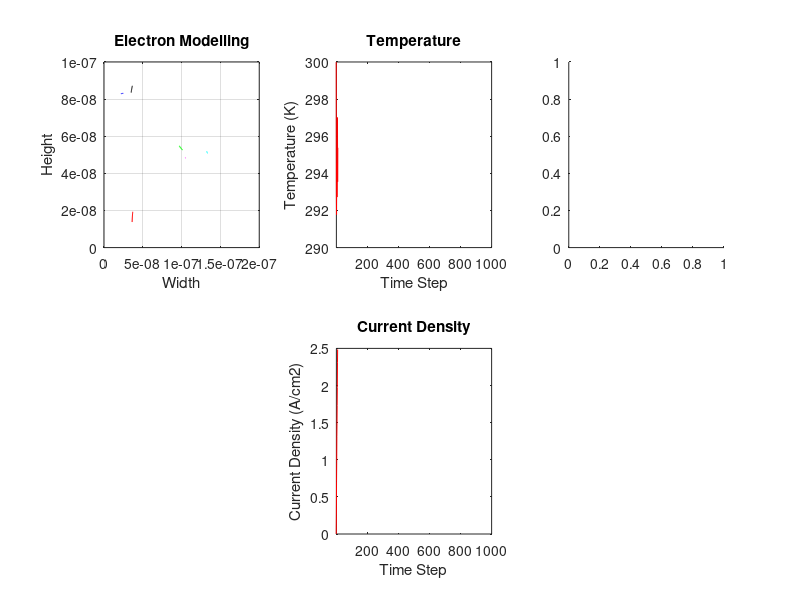

Source code (MATLAB): (Note: this script raises an error after producing the figure.)
clear
clc

% Variables
global C

C.m0 = 9.11e-31;         % rest mass of electron
C.mn = 0.26*C.m0;        % effective mass of electron
C.k = 1.381e-23;         % Boltzmann constant
C.q = 1.6023e-19;         % charge of electron

width = 200e-9;          % width of region
height = 100e-9;         % height of region
T = 300;                 % temperature
v_th = sqrt((C.k * T )/ C.mn); % thermal velocity
tau_mn = 0.2e-12;       % mean time between collisions
lambda = v_th * tau_mn; % mean free path
voltage_x = 0.1;        % applied voltage in x
voltage_y = 0;          % applied voltage in y
time_interval = 5e-15;  % time between steps in seconds

n = 1000;             % number of electrons simulated
steps = 1000;         % number of steps simulated

% Electron Simulation
% Vector Setup
electrons_x = rand(1, n)*width;
electrons_y = rand(1, n)*height;
electrons_vx = (v_th/sqrt(2)).*randn(1, n);
electrons_vy = (v_th/sqrt(2)).*randn(1, n);

new_electrons_x = zeros(1, n);
new_electrons_y = zeros(1, n);
old_z = 0;
old_temperature = 300;
old_current_density = 0;

% Scattering Setup
p_scat = 1-exp(-time_interval/tau_mn);

% Temperature Distribution Setup
temperature_matrix = zeros(11, 11);

% Electric Field Setup/Calculation
electric_field_x = voltage_x/width;
electric_field_y = voltage_y/height;
fprintf('We can calculate E using the equation E = V/d\n');
fprintf('Vx = %3.3d, d = %3.3d\n', voltage_x, width);
fprintf('Vy = %3.3d, d = %3.3d\n', voltage_y, height);
fprintf('The electric field on the electrons in the x direction is %3.3dV/m\n', electric_field_x);
fprintf('The electric field on the electrons in the y direction is %3.3dV/m\n\n', electric_field_y);

% Electric Field Force Calculation
force_x = electric_field_x*C.q;
force_y = electric_field_y*C.q;
fprintf('We can calculate the force on each electron with the equation F = E*q\n');
fprintf('Ex = %3.3d, q = %3.3d\n', electric_field_x, C.q);
fprintf('Ey = %3.3d, q = %3.3d\n', electric_field_y, C.q);
fprintf('The force on each electron in the x direction is %3.3dN\n', force_x);
fprintf('The force on each electron in the y direction is %3.3dN\n\n', force_y);

% Acceleration of each electron
acceleration_x = force_x/C.mn;
acceleration_y = force_y/C.mn;
fprintf('We can calculate accelerationusing the equation a = F/m\n');
fprintf('Fx = %3.3d, m = %3.3d\n', force_x, C.mn);
fprintf('Fy = %3.3d, m = %3.3d\n', force_y, C.mn);
fprintf('The acceleration on the electrons in the x direction is %3.3dm/s2\n', acceleration_x);
fprintf('The acceleration on the electrons in the y direction is %3.3dm/s2\n\n', acceleration_y);

% Electron Drift Current Density/Average Carrier Velocity
concentration = 1e15;
concentration_m2 = concentration/1e-4;

figure(2)
clf

for z = 1:steps
    % Check for random scattering
    a=rand(1, n);
    electrons_vx(a<p_scat) = (v_th/sqrt(2))*randn(1, length(electrons_vx(a<p_scat))); 
    electrons_vy(a<p_scat) = (v_th/sqrt(2))*randn(1, length(electrons_vx(a<p_scat))); 
    
    % Update velocity of each electron
    electrons_vx = electrons_vx + time_interval*acceleration_x;
    electrons_vy = electrons_vy + time_interval*acceleration_y;
    
    % New X&Y position calculations
    new_electrons_x = electrons_x + time_interval*electrons_vx;
    new_electrons_y = electrons_y + time_interval*electrons_vy;

    % Check for BCs
    index = new_electrons_x>width;
    new_electrons_x(index) = new_electrons_x(index) - width;
    electrons_x(index) = electrons_x(index) - width;
    
    index = new_electrons_x<0;
    new_electrons_x(index) = new_electrons_x(index) + width;
    electrons_x(index) = electrons_x(index) + width;
    
    index = new_electrons_y>height;
    electrons_vy(index) = -electrons_vy(index);
    
    index = new_electrons_y<0;
    electrons_vy(index) = -electrons_vy(index);
        
    % Plot all electrons
    subplot(231)
    plot([electrons_x(1) new_electrons_x(1)], [electrons_y(1) new_electrons_y(1)], 'b');
    hold on;
    plot([electrons_x(2) new_electrons_x(2)], [electrons_y(2) new_electrons_y(2)], 'g');
    hold on;
    plot([electrons_x(3) new_electrons_x(3)], [electrons_y(3) new_electrons_y(3)], 'r');
    hold on;
    plot([electrons_x(4) new_electrons_x(4)], [electrons_y(4) new_electrons_y(4)], 'c');
    hold on;
    plot([electrons_x(5) new_electrons_x(5)], [electrons_y(5) new_electrons_y(5)], 'm');
    hold on;
    plot([electrons_x(6) new_electrons_x(6)], [electrons_y(6) new_electrons_y(6)], 'k');
    hold on;
    
    title('Electron Modelling');
    xlabel('Width'); ylabel('Height');
    grid on;
    xlim([0 200e-9]);
    ylim([0 100e-9]);
   
    % Drift Velocity to Temperature
    V(1, :) = sqrt(electrons_vx(1, :).^2 + electrons_vy(1, :).^2);
    V_mean = mean(V.^2);
    temperature = V_mean*C.mn/C.k;

    % Plot Temperature Lines
    subplot(232)
    plot([old_z z], [old_temperature temperature], 'r');
    title('Temperature');
    xlabel('Time Step'); ylabel('Temperature (K)');
    xlim([1 steps]);
    hold on;
    
    % Electron Density Map
    if rem(z, 10) == 0
        subplot(233)
        hist3([electrons_x', electrons_y'], 'CDataMode', 'auto', 'FaceColor', 'interp')
        colormap('default');
        colorbar;
        xlabel('Width'); ylabel('Height');
        title('Electron Density');
        view(2);
    end
    
    % Temperature Distribution Map
    if rem(z, 10) == 0
        for y = 1:10
            ymax = y*10;
            ymin = ymax-10;
            for x = 1:10
                xmax = x*20;
                xmin = xmax-20;
                index1 = electrons_x > (xmin*1e-9);
                index2 = electrons_x < (xmax*1e-9);
                index3 = electrons_y > (ymin*1e-9);
                index4 = electrons_y < (ymax*1e-9);
                index5 = bitand(index1, index2);
                index6 = bitand(index3, index4);
                index7 = bitand(index5, index6);
                velocity = sqrt((electrons_vx(index7).^2) + (electrons_vy(index7).^2));
                v_mean = mean(velocity.*velocity);
                temperature_value = (((v_mean)*(C.mn))/(C.k));
                temperature_matrix(x, y) = temperature_value;
            end       
        end
    end

     % Plotting Temperature Distribution
     if rem(z, 10) == 0
        subplot(234)
        surf(transpose(temperature_matrix));
        xlabel('Width (a.u.)'); ylabel('Height(a.u.)');
        title('Temperature Distribution');
        colormap('default');
        colorbar;
        view(2);
     end
        
    % Electron Drift Current Density
    drift_velocity = mean(electrons_vx);
    current_density = C.q*concentration*drift_velocity;
    
    % Plotting Current Density
    subplot(235)
    plot([old_z z], [old_current_density current_density], 'r');
    title('Current Density');
    xlabel('Time Step'); ylabel('Current Density (A/cm2)');
    xlim([1 steps]);
    hold on;

    pause(0.01);
    
    % Update electron coordinates
    electrons_x = new_electrons_x;
    electrons_y = new_electrons_y;
    old_z = z;
    old_temperature = temperature;
    old_current_density = current_density;
    fprintf('Step #%4d/%4d\n', z, steps);
end